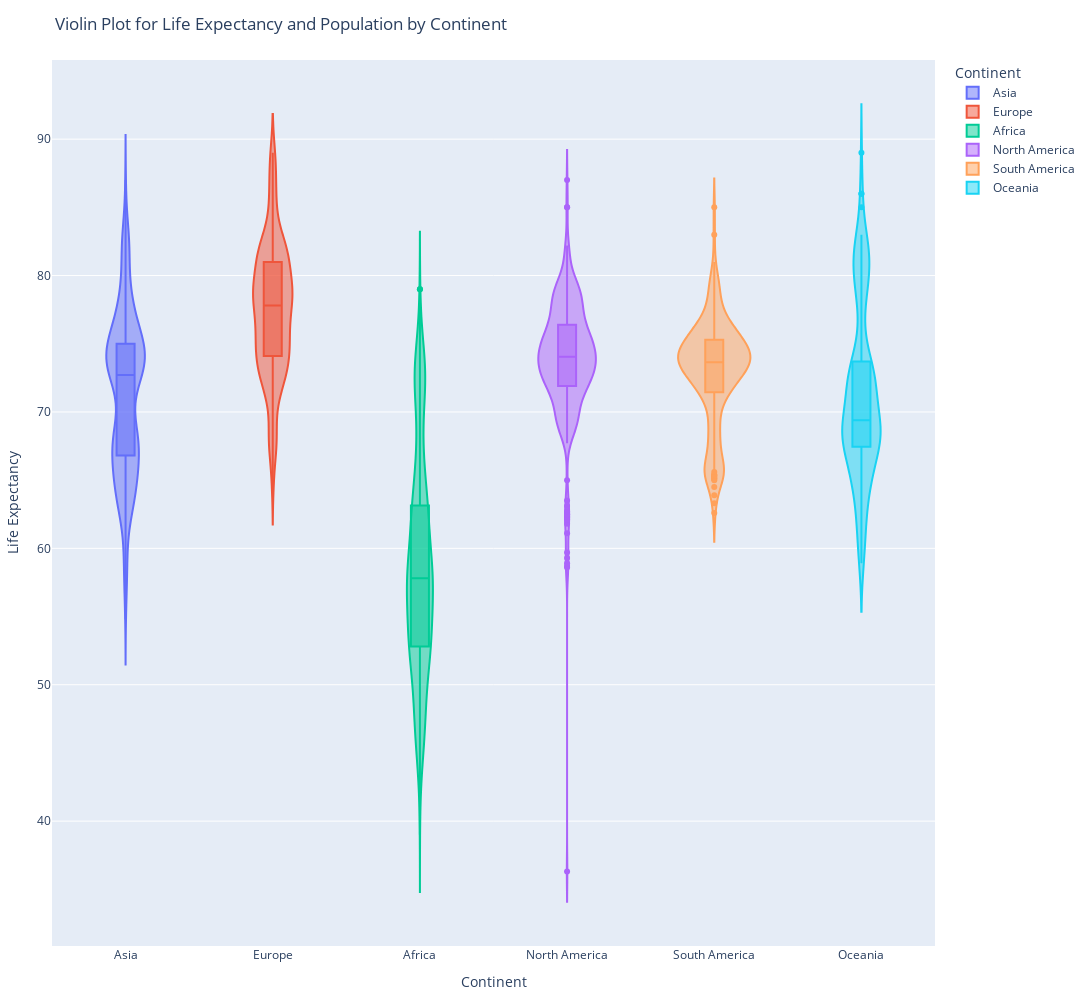

The notebook cell saved with this chart:
### Markdown cell above
### 3. Violin Plot for Life Expectancy by Continent

### Code cell
fig3 = px.violin(df, x='Continent', y='Life expectancy ', color='Continent',box=True,title='Violin Plot for Life Expectancy and Population by Continent')
# Update layout for better readability
fig3.update_layout(
    xaxis_title='Continent',
    yaxis_title='Life Expectancy',
    legend_title='Continent',
    title_font=dict(size=24),
    font=dict(size=15),
    legend=dict(font=dict(size=16)),
    width=1500,
    height=1000,
    margin=dict(l=20, r=20, t=60, b=20),
)

fig3.show()

### Figure 1 — Plotly figure (JSON) as saved in the notebook; plotly's stock layout.template omitted (floating-point values rounded to 4 significant figures; data arrays with more than 128 entries replaced by an {"elided": "..."} marker saying what was removed)
{"data": [{"alignmentgroup": "True", "box": {"visible": true}, "hovertemplate": "Continent=%{x}<br>Life expectancy =%{y}<extra></extra>", "legendgroup": "Asia", "marker": {"color": "#636efa"}, "name": "Asia", "offsetgroup": "Asia", "orientation": "v", "scalegroup": "True", "showlegend": true, "type": "violin", "x": {"elided": "736 str values"}, "x0": " ", "xaxis": "x", "y": {"elided": "736 float values"}, "y0": " ", "yaxis": "y"}, {"alignmentgroup": "True", "box": {"visible": true}, "hovertemplate": "Continent=%{x}<br>Life expectancy =%{y}<extra></extra>", "legendgroup": "Europe", "marker": {"color": "#EF553B"}, "name": "Europe", "offsetgroup": "Europe", "orientation": "v", "scalegroup": "True", "showlegend": true, "type": "violin", "x": {"elided": "626 str values"}, "x0": " ", "xaxis": "x", "y": {"elided": "626 float values"}, "y0": " ", "yaxis": "y"}, {"alignmentgroup": "True", "box": {"visible": true}, "hovertemplate": "Continent=%{x}<br>Life expectancy =%{y}<extra></extra>", "legendgroup": "Africa", "marker": {"color": "#00cc96"}, "name": "Africa", "offsetgroup": "Africa", "orientation": "v", "scalegroup": "True", "showlegend": true, "type": "violin", "x": {"elided": "864 str values"}, "x0": " ", "xaxis": "x", "y": {"elided": "864 float values"}, "y0": " ", "yaxis": "y"}, {"alignmentgroup": "True", "box": {"visible": true}, "hovertemplate": "Continent=%{x}<br>Life expectancy =%{y}<extra></extra>", "legendgroup": "North America", "marker": {"color": "#ab63fa"}, "name": "North America", "offsetgroup": "North America", "orientation": "v", "scalegroup": "True", "showlegend": true, "type": "violin", "x": {"elided": "338 str values"}, "x0": " ", "xaxis": "x", "y": {"elided": "338 float values"}, "y0": " ", "yaxis": "y"}, {"alignmentgroup": "True", "box": {"visible": true}, "hovertemplate": "Continent=%{x}<br>Life expectancy =%{y}<extra></extra>", "legendgroup": "South America", "marker": {"color": "#FFA15A"}, "name": "South America", "offsetgroup": "South America", "orientation": "v", "scalegroup": "True", "showlegend": true, "type": "violin", "x": {"elided": "192 str values"}, "x0": " ", "xaxis": "x", "y": {"elided": "192 float values"}, "y0": " ", "yaxis": "y"}, {"alignmentgroup": "True", "box": {"visible": true}, "hovertemplate": "Continent=%{x}<br>Life expectancy =%{y}<extra></extra>", "legendgroup": "Oceania", "marker": {"color": "#19d3f3"}, "name": "Oceania", "offsetgroup": "Oceania", "orientation": "v", "scalegroup": "True", "showlegend": true, "type": "violin", "x": {"elided": "166 str values"}, "x0": " ", "xaxis": "x", "y": {"elided": "166 float values"}, "y0": " ", "yaxis": "y"}], "layout": {"font": {"size": 12}, "height": 1000, "legend": {"title": {"text": "Continent"}, "tracegroupgap": 0}, "margin": {"b": 20, "l": 20, "r": 20, "t": 60}, "title": {"text": "Violin Plot for Life Expectancy and Population by Continent"}, "violinmode": "overlay", "width": 1500, "xaxis": {"anchor": "y", "categoryarray": ["Asia", "Europe", "Africa", "North America", "South America", "Oceania", null], "categoryorder": "array", "domain": [0, 1], "title": {"text": "Continent"}}, "yaxis": {"anchor": "x", "domain": [0, 1], "title": {"text": "Life Expectancy"}}}}
